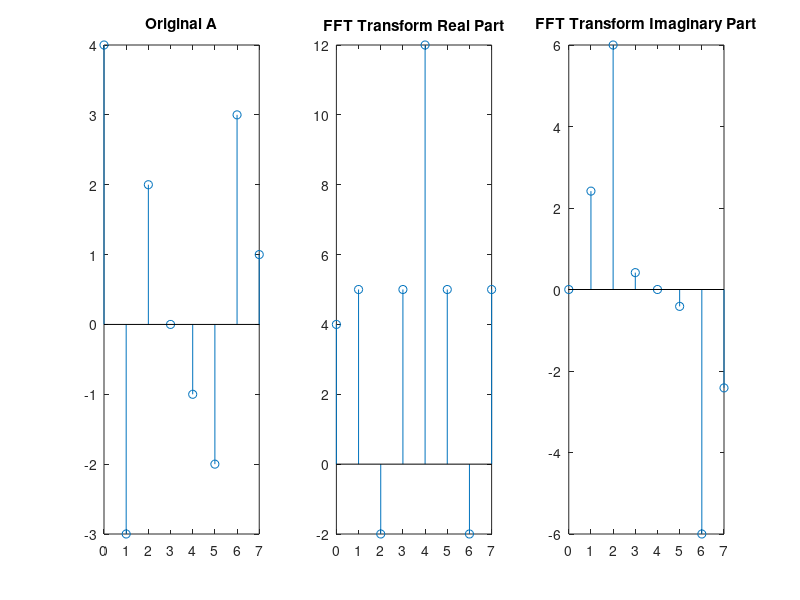
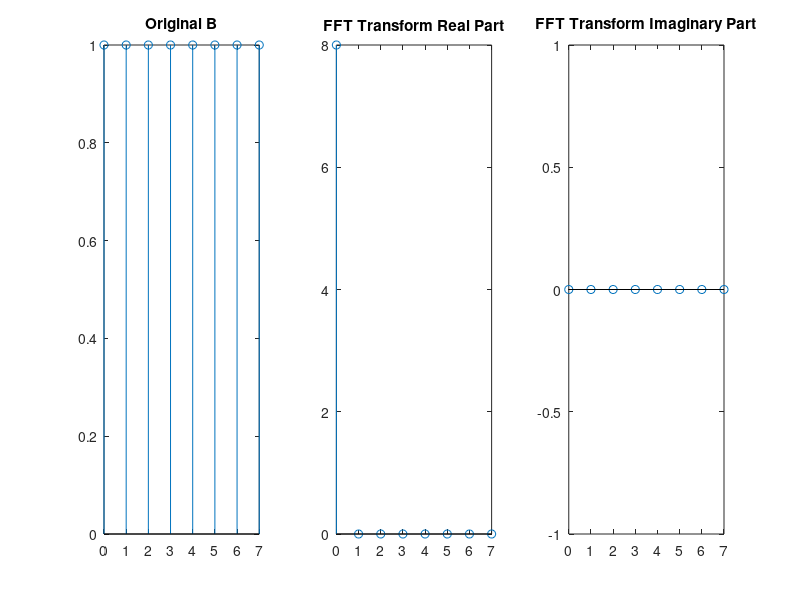
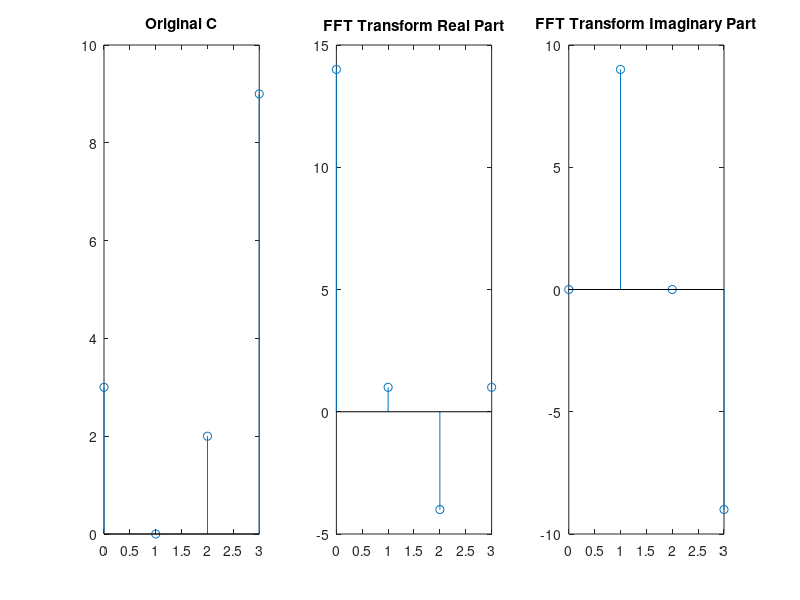
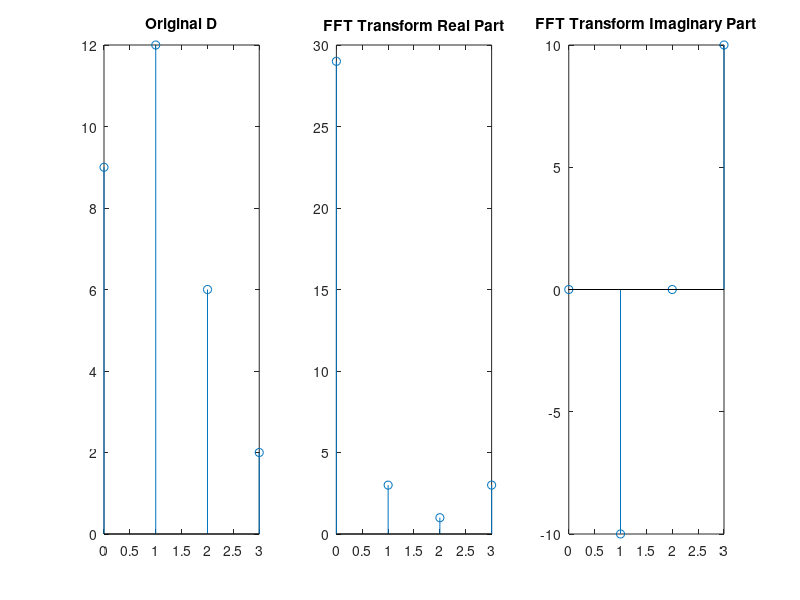

Recreate these plots in MATLAB, in order.
% https://www.youtube.com/watch?v=EsJGuI7e_ZQ
% https://www.mathworks.com/discovery/fft.html
% https://www.youtube.com/watch?v=htCj9exbGo0&t=326s


clc, clear;

% First Signal (Original A)
x = [4,-3,2,0,-1,-2,3,1]; n=[0:7];
figure(1);
subplot(1,3,1), stem(n,x), title("Original A")
X = fft(x);
subplot(1,3,2), stem(n,real(X)), title("FFT Transform Real Part")
subplot(1,3,3), stem(n,imag(X)), title("FFT Transform Imaginary Part")

% Second Signal (Original B)
x = [1,1,1,1,1,1,1,1];
figure(2);
subplot(1,3,1), stem(n,x), title("Original B")
X = fft(x);
subplot(1,3,2), stem(n,real(X)), title("FFT Transform Real Part")
subplot(1,3,3), stem(n,imag(X)), title("FFT Transform Imaginary Part")

% Third Signal (Original C)
x = [3,0,2,9]; n = [0:3];
figure(3);
subplot(1,3,1), stem(n,x), title("Original C")
X = fft(x);
subplot(1,3,2), stem(n,real(X)), title("FFT Transform Real Part")
subplot(1,3,3), stem(n,imag(X)), title("FFT Transform Imaginary Part")

% Fourth Signal (Original D)
x = [9,12,6,2];
figure(4);
subplot(1,3,1), stem(n,x), title("Original D")
X = fft(x);
subplot(1,3,2), stem(n,real(X)), title("FFT Transform Real Part")
subplot(1,3,3), stem(n,imag(X)), title("FFT Transform Imaginary Part")























